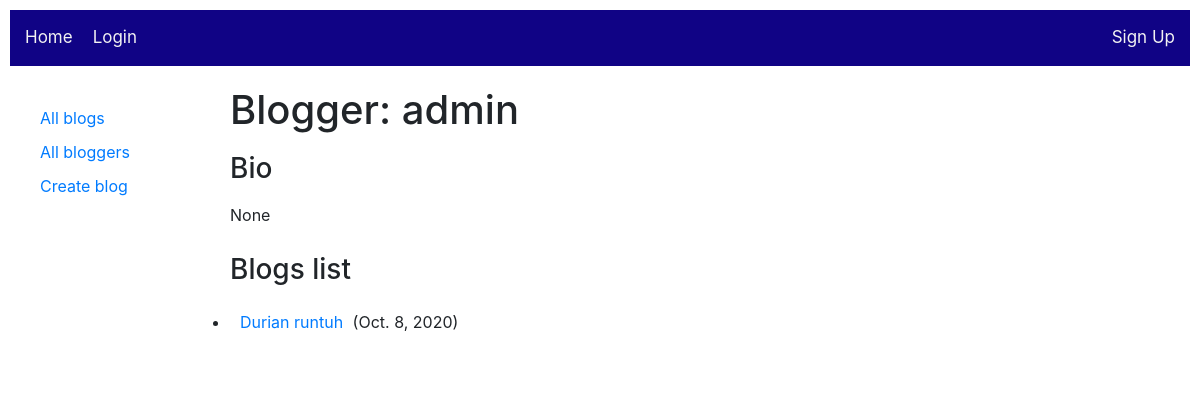
The page /blog/blogger/1 on the database as committed earlier.
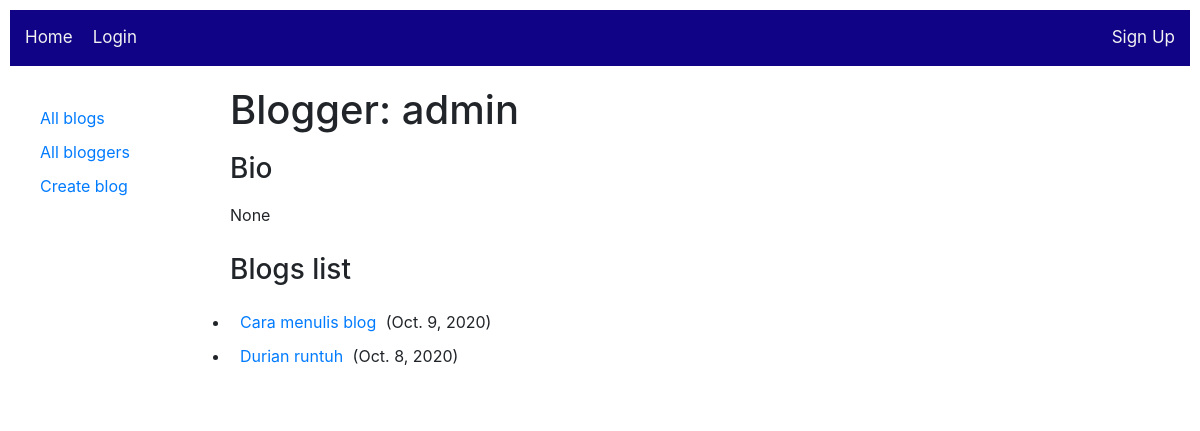
The same page on the database as committed later.
### blog/models.py (models this page shows, shortened)
class Blog(models.Model):
    title = models.CharField(max_length=200)
    author = models.ForeignKey(SmansaUser, on_delete=models.SET_NULL, null=True)
    description = models.TextField(max_length=2000, help_text="Enter you blog text here.")
    post_date = models.DateField(default=date.today)
    class Meta:
        ordering = ["-post_date"]
    def get_absolute_url(self):
        return reverse('blog:blog-detail', args=[str(self.id)])

### blog/views.py (the view)
# urls.py: path('blogger/<int:pk>', views.BlogListbyAuthorView.as_view(), name='blogs-by-author'),
class BlogListbyAuthorView(generic.ListView):
    model = Blog
    paginate_by = 5
    template_name ='blog/blog_list_by_author.html'
    def get_queryset(self):
        id = self.kwargs['pk']
        target_author=get_object_or_404(SmansaUser, pk = id)
        return Blog.objects.filter(author=target_author)
    def get_context_data(self, **kwargs):
        context = super(BlogListbyAuthorView, self).get_context_data(**kwargs)
        context['blogger'] = get_object_or_404(SmansaUser, pk = self.kwargs['pk'])
        return context

### accounts/models.py (called while the page is built)
    def __str__(self):
        return self.username

### blog/templates/blog/blog_list_by_author.html (shortened to what this page needs)
{% extends "base_blog.html" %}
{% block content %}
    <h1>Blogger: {{blogger}}</h1>
    <h3>Bio</h3>
    <p>{{blogger.bio}}</p>
    {% if blog_list %}
    <h3>Blogs list</h3>
    <ul>
      {% for blog in blog_list %}
      <li>
        <a href="{{ blog.get_absolute_url }}">{{ blog.title }}</a> ({{blog.post_date}})</a>
      </li>
      {% endfor %}
    </ul>
    {% else %}
      <p>This blogger hasn't posted anything yet.</p>
    {% endif %}
{% endblock %}

Rows that differ between the two databases and show on the page:
added Blog: title "Cara menulis blog", post_date "Oct. 9, 2020"
